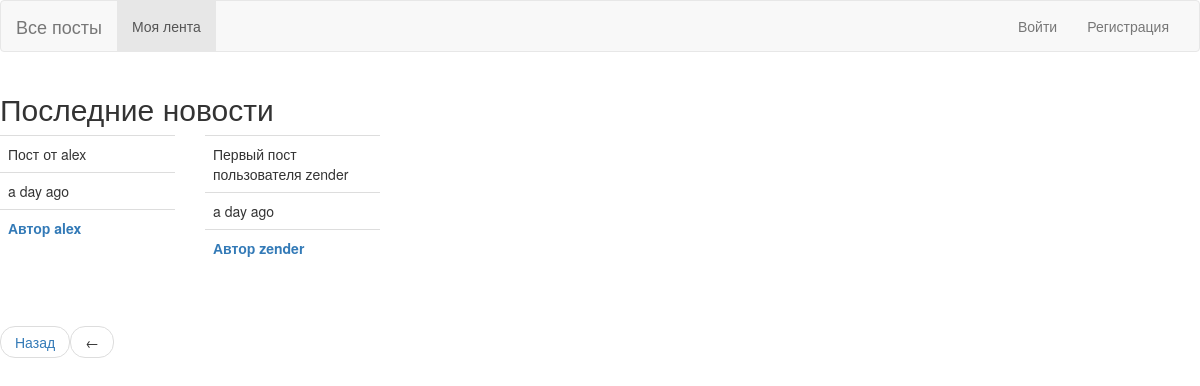
/explore?page=3, run on the app's committed database.
### app/models.py (models this page shows, shortened)
class Post(db.Model):
    id = db.Column(db.Integer, primary_key=True)
    body = db.Column(db.String, nullable=False)
    dt =db.Column(db.DateTime,default=datetime.utcnow)
    user_id = db.Column(db.Integer, db.ForeignKey('user.id'))

class User(db.Model, UserMixin):
    id = db.Column(db.Integer, primary_key=True)
    username = db.Column(db.String, unique=True, nullable=False)
    password = db.Column(db.String(128), nullable=False)
    email= db.Column(db.String, unique=True, nullable=False)
    last_seen =db.Column(db.DateTime,default=datetime.utcnow)
    about_me = db.Column(db.String)
    posts = db.relationship('Post', backref='author', lazy='dynamic')
    followed = db.relationship(
        'User', secondary=followers,
        primaryjoin=(followers.c.follower_id==id),
        secondaryjoin=(followers.c.followed_id==id),
        backref=db.backref('follower', lazy='dynamic'), lazy='dynamic'
    )

### app/routes.py (the view)
@app.route('/explore')
def explore():
    page = request.args.get('page', 1, type=int)
    posts = Post.query.order_by(Post.dt.desc()).paginate(
        page=page, per_page=app.config['POSTS_PER_PAGE'], error_out=False)
    prev_url = url_for('explore', page = posts.prev_num) if posts.has_prev else None
    next_url = url_for('explore', page = posts.next_num) if posts.has_next else None
    return render_template('index.html', title='Все посты', posts=posts.items,
                            prev_url=prev_url, next_url=next_url)

### app/routes.py (called while the page is built)
@app.before_request
def before_request():
    if current_user.is_authenticated:
        current_user.last_seen = datetime.utcnow()
        db.session.commit()

### app/templates/index.html (shortened to what this page needs)
{% extends 'base.html' %}
{% import 'bootstrap/wtf.html' as wtf   %}
{% block content %}
    <h2>Последние новости</h2>
    <div class="row">
    {% for post in posts %}
        {% include '_post.html'  %}
    {% endfor %}
    </div>
    <br>
    {% include '_paginate.html'   %}
{% endblock %}

### app/templates/_post.html (shortened to what this page needs)
<div class="col-md-2">
    <table class="table table-hover">
        <tr> <td>{{post.body}} </td></tr>
         <tr><td>{{ moment(post.dt).fromNow()}}</td></tr>
        {% if current_user == post.author %}
            <tr> <td><b> Автор {{post.author.username}} </b> </td> </tr>
            <tr> <td><a href="{{url_for('delete_post', id=post.id)}}">Удалить</td> </tr>
        {% else %}
            <tr>
                <td><b> <a href="{{url_for('profile', username=post.author.username)}}">Автор {{post.author.username}} </a></b> </td>
            </tr>
        {% endif %}
</table>
</div>

### data on the page
Post: body "Пост от alex", dt "a day ago", author.username "alex"
Post: body "Первый пост пользователя zender", dt "a day ago", author.username "zender"
